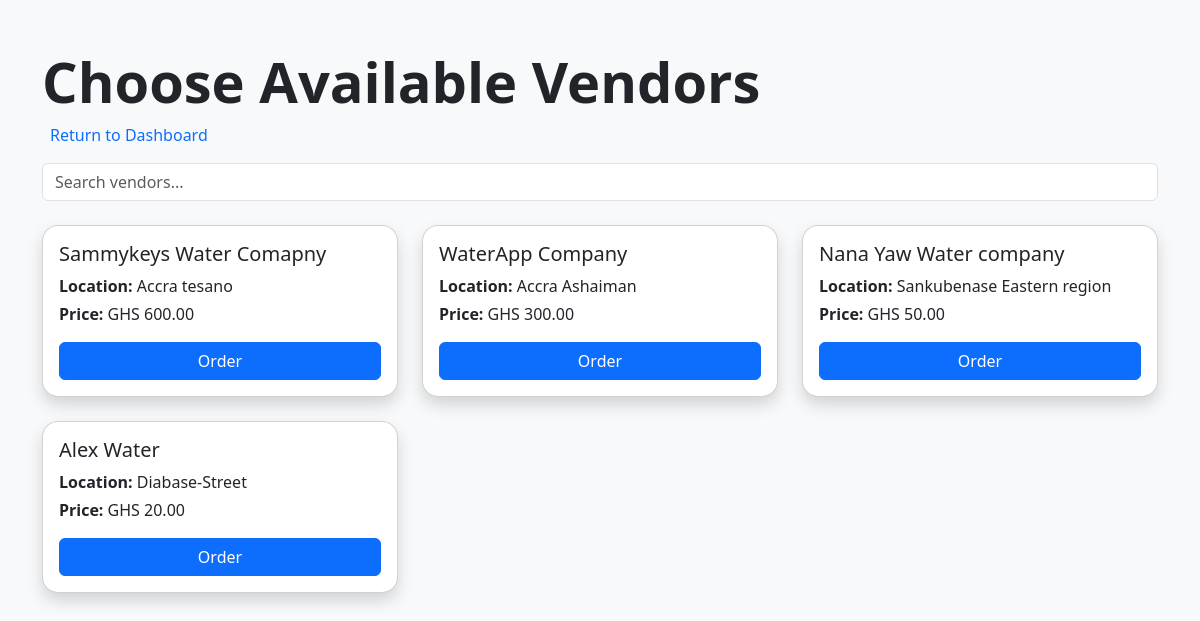
The page /customer/vendors/ (signed in) on the database as committed earlier.
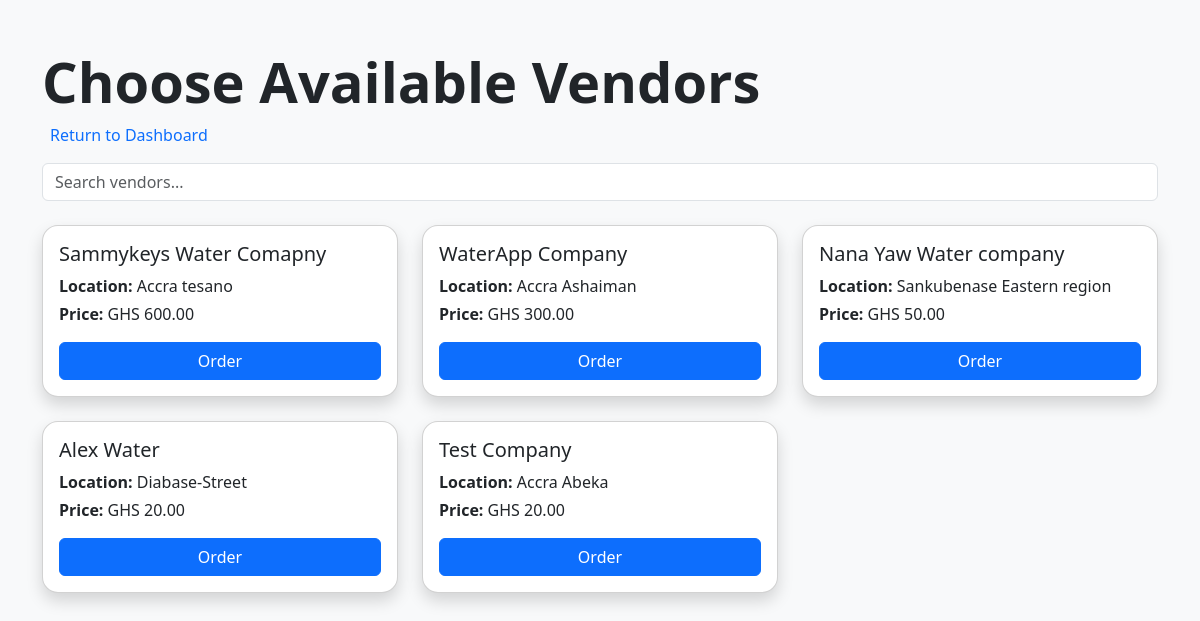
The same page on the database as committed later.
### authentication/models.py (models this page shows, shortened)
class Vendor(models.Model):
    vendor_id = UniqueIDField(primary_key=True, editable=False, unique=True)
    user = models.OneToOneField(User, on_delete=models.CASCADE, related_name="vendor_profile")
    business_name = models.CharField(max_length=100)
    location = models.CharField(max_length=255)
    price_per_liter = models.DecimalField(max_digits=10, decimal_places=2)
    status = models.CharField(max_length=15, choices=DESCIPLINE_CHOICES, default='Active')

### authentication/views.py (the view, shortened to what this page needs)
# urls.py: path('customer/vendors/', Vendors.as_view(), name='vendors'),
@method_decorator((login_required, customer_required), name='dispatch')
class Vendors(View):
    template_name = 'customer/test/order_form.html'
    def get(self,request,*args,**kwargs):
        query = request.GET.get('q')  # <-- get search query from URL
        if query:
            vendors = Vendor.objects.filter(
                Q(name__icontains=query) |
                Q(location__icontains=query) |
                Q(phone__icontains=query)
            )
        else:
           vendors = Vendor.objects.filter(status="Active")
        form = OrderForm()
        context = {'vendors': vendors, 'form': form}
        return render(request, self.template_name,context)

### authentication/forms.py (shortened to what this page needs)
class OrderForm(forms.ModelForm):
    class Meta:
        model = Order
        fields = [
            'customer',
            'vendor',
            'payment_method',
            'litres',
            'tank_type',
        ]
        widgets = {
            'payment_method': forms.Select(attrs={'class': 'form-control'}),
            'tank_type': forms.Select(attrs={'class': 'form-control'}),
            'litres': forms.TextInput(attrs={'class': 'form-control', 'placeholder': 'Enter number of litres'}),
            'customer': forms.Select(attrs={'class': 'form-control'}),
            'vendor': forms.Select(attrs={'class': 'form-control'}),
        }

### packages/id_generator.py (called while the page is built)
def uniqueID():
    random_numbers = [str(random.randint(0, 9)) for _ in range(10)]
    return ''.join(random_numbers)

### templates/customer/test/order_form.html (shortened to what this page needs)
<!DOCTYPE html>
<html lang="en">
<head>
  <link href="https://cdn.jsdelivr.net/npm/bootstrap@5.3.0/dist/css/bootstrap.min.css" rel="stylesheet">
</head>
<body class="bg-light">
<div class="container py-5">
    <h1 class="fw-bold display-4 fade-in">Choose Available Vendors</h1>
    <a href="{% url 'customer_dashboard' %}" class="nav-link active text-primary mb-3">Return to Dashboard</a>
    <div class="mb-4">
      <input type="text" id="searchInput" class="form-control" placeholder="Search vendors...">
    </div>
    <div class="row" id="vendorList">
      {% for vendor in vendors %}
      <div class="col-md-4 mb-4 vendor-item">
        <div class="card p-3 shadow vendor-card">
          <h5 class="card-title">{{ vendor.business_name }}</h5>
          <p class="card-text mb-1"><strong>Location:</strong> {{ vendor.location }}</p>
          <p class="card-text"><strong>Price:</strong> GHS {{ vendor.price_per_liter }}</p>
          <button class="btn btn-primary w-100" onclick="openOrderModal('{{ vendor.vendor_id }}', '{{ vendor.business_name }}', '{{ vendor.price_per_liter }}')">Order</button>
        </div>
      </div>
      {% endfor %}
    </div>
</div>
</body>
</html>

Rows that differ between the two databases and show on the page:
added Vendor: business_name "Test Company", location "Accra Abeka", price_per_liter "20.00"
